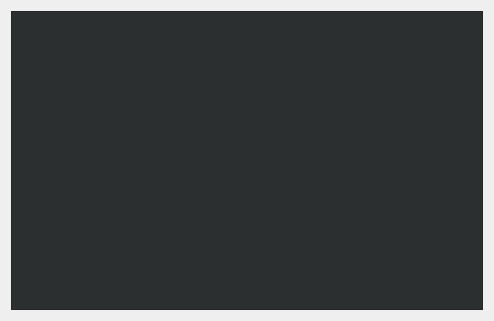
<?xml version="1.0" encoding="UTF-8"?>
<ui version="4.0">
 <class>Form</class>
 <widget class="QWidget" name="Form">
  <property name="geometry">
   <rect>
    <x>0</x>
    <y>0</y>
    <width>494</width>
    <height>321</height>
   </rect>
  </property>
  <property name="windowTitle">
   <string>Form</string>
  </property>
  <layout class="QHBoxLayout" name="horizontalLayout">
   <item>
    <widget class="QTreeView" name="treeView">
     <property name="styleSheet">
      <string notr="true">QTreeView {
    background: #2c2f30;
    color: #AAAAAA;
}</string>
     </property>
    </widget>
   </item>
  </layout>
 </widget>
 <resources/>
 <connections/>
</ui>
